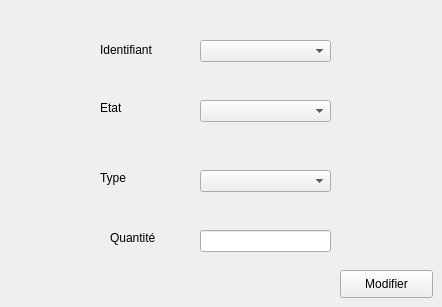
    <widget class="QWidget" name="tab_9">
     <attribute name="title">
      <string>Modifier Equipement</string>
     </attribute>
     <widget class="QLineEdit" name="lineEdit_qte_eq_m">
      <property name="geometry">
       <rect>
        <x>200</x>
        <y>230</y>
        <width>131</width>
        <height>22</height>
       </rect>
      </property>
     </widget>
     <widget class="QComboBox" name="comboBox_type_eq_m">
      <property name="geometry">
       <rect>
        <x>200</x>
        <y>170</y>
        <width>131</width>
        <height>22</height>
       </rect>
      </property>
      <item>
       <property name="text">
        <string/>
       </property>
      </item>
      <item>
       <property name="text">
        <string>Savon Lessive</string>
       </property>
      </item>
      <item>
       <property name="text">
        <string>Eau de Javel</string>
       </property>
      </item>
      <item>
       <property name="text">
        <string>Machine a Laver </string>
       </property>
      </item>
      <item>
       <property name="text">
        <string>Machine a Repasser</string>
       </property>
      </item>
     </widget>
     <widget class="QComboBox" name="comboBox_etat_m">
      <property name="geometry">
       <rect>
        <x>200</x>
        <y>100</y>
        <width>131</width>
        <height>22</height>
       </rect>
      </property>
      <item>
       <property name="text">
        <string/>
       </property>
      </item>
      <item>
       <property name="text">
        <string>Nouveau</string>
       </property>
      </item>
      <item>
       <property name="text">
        <string>Utilise</string>
       </property>
      </item>
     </widget>
     <widget class="QComboBox" name="comboBox_id_eq_m">
      <property name="geometry">
       <rect>
        <x>200</x>
        <y>40</y>
        <width>131</width>
        <height>22</height>
       </rect>
      </property>
     </widget>
     <widget class="QLabel" name="label_17">
      <property name="geometry">
       <rect>
        <x>110</x>
        <y>230</y>
        <width>56</width>
        <height>16</height>
       </rect>
      </property>
      <property name="text">
       <string>Quantité</string>
      </property>
     </widget>
     <widget class="QLabel" name="label_18">
      <property name="geometry">
       <rect>
        <x>100</x>
        <y>170</y>
        <width>56</width>
        <height>16</height>
       </rect>
      </property>
      <property name="text">
       <string>Type</string>
      </property>
     </widget>
     <widget class="QLabel" name="label_19">
      <property name="geometry">
       <rect>
        <x>100</x>
        <y>100</y>
        <width>56</width>
        <height>16</height>
       </rect>
      </property>
      <property name="text">
       <string>Etat</string>
      </property>
     </widget>
     <widget class="QLabel" name="label_20">
      <property name="geometry">
       <rect>
        <x>100</x>
        <y>40</y>
        <width>91</width>
        <height>20</height>
       </rect>
      </property>
      <property name="text">
       <string>Identifiant</string>
      </property>
     </widget>
     <widget class="QPushButton" name="pushButton_modifier_eq">
      <property name="geometry">
       <rect>
        <x>340</x>
        <y>270</y>
        <width>93</width>
        <height>28</height>
       </rect>
      </property>
      <property name="text">
       <string>Modifier</string>
      </property>
     </widget>
     <widget class="QLabel" name="label_qim">
      <property name="geometry">
       <rect>
        <x>200</x>
        <y>260</y>
        <width>56</width>
        <height>16</height>
       </rect>
      </property>
      <property name="text">
       <string/>
      </property>
     </widget>
    </widget>
